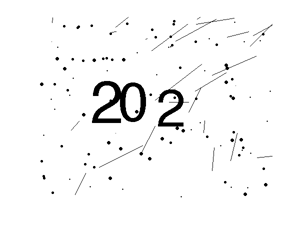
%> input picture sample.png, 301 x 225 px
$ octave --eval "result = splitFunction(imread('sample.png'));"   (GNU Octave 9; MATLAB toolbox functions it lacks are replaced by stand-ins)
%> lines starting %> are read from the running program, lines starting %| are printed output that depends on the picture; in (x1, y1, x2, y2) boxes, pixels count from 0 and x2, y2 are one past the last pixel; in counts of white or black regions, pixels touching at a corner belong together; the program's own positions count from 1
### DenoiseFunction.m
function [outputArg1] = DenoiseFunction(I)
%DENOISEFUNCTION Denoise Image Function
%
    Ibinary= im2bw(I,graythresh(I));
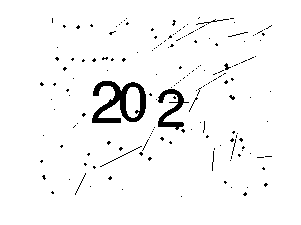
%> Ibinary: size 225x301 logical; 96.5% white; 176 black regions (168 under 20 px), largest, box (x1, y1, x2, y2) and area: (92, 81, 146, 123) 1020, (158, 89, 189, 130) 457, (100, 146, 142, 167) 42
    Ibinaryf = imfilter(Ibinary,fspecial('average',5),'replicate');
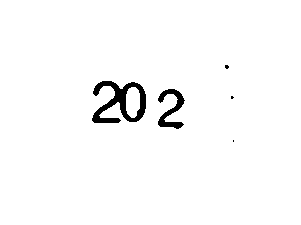
%> Ibinaryf: size 225x301 logical; 97.8% white; 5 black regions (3 under 20 px), largest, box (x1, y1, x2, y2) and area: (92, 81, 146, 123) 1019, (158, 89, 185, 129) 450
    se1 =strel('disk',1);
    IbinaryAfterClosing=imclose(Ibinaryf,se1);
%> IbinaryAfterClosing: size 225x301 logical; 97.8% white; 4 black regions (2 under 20 px), largest, box (x1, y1, x2, y2) and area: (92, 81, 146, 123) 1019, (158, 89, 185, 129) 449
    outputArg1 = IbinaryAfterClosing;
end

### splitFunction.m
function [im1,im2,im3, n_number] = splitFunction(im)

% This function is used to split number from  a image.
% It will generte many  small image in ./SplitLabeledImage
% true_labels = importdata('labels.txt');
% my_labels = zeros(size(true_labels));
% N = size(true_labels,1);
i_p = 0;
%     im = imread(sprintf('labeledImage/labeled_train_%04d.png', k));
    im = DenoiseFunction(im);
    [w,h] = size(im);
%> w = 225; h = 301

    %Find vertical image peak
    vertical_sum = sum(im);
%> vertical_sum = 301 values, max 225 at index 1, min 191 at index 126, mean 220.1
    change_point=[];
    start_index=0;
    for i=1:h
        if vertical_sum(i) == w && i<h && vertical_sum(i+1) <w
            change_point = [change_point,i];
            start_index = i;
        elseif vertical_sum(i) < w &&  i<h &&  vertical_sum(i+1) == w
            if i+1 - start_index >=40
                mid_point = floor((i+1 - start_index)/2)+start_index;
                change_point = [change_point, mid_point];
                change_point = [change_point, mid_point+1];
                start_index = mid_point+1;
            end
            if i+1 - start_index >=10
                change_point = [change_point,i+1];
            else
                 change_point(size(change_point,2))=[];
            end
        end
    end
%> after the loop, change_point = [92 119 120 147 158 186]; mid_point = 119; start_index = 231

    n_number = size(change_point,2)/2;
%> n_number = 3
    if n_number < 3
        disp("We just recognise no more than 3");
    end

    %Find horizontal image peak
    horizontal_change_point=[];
    for i = 1:n_number
        j_im = im(:,change_point(2*(i-1)+1):change_point(2*i));
        gap = change_point(2*i) - change_point(2*(i-1)+1)+1;
        horizontal_sum =sum(j_im,2);
        points = [];
        for m = 1:w
             if horizontal_sum(m) ==gap && m<w && horizontal_sum(m+1) <gap
                 points = [points,m];
             elseif horizontal_sum(m) <gap && m<w && horizontal_sum(m+1) == gap
                 points = [points,m];
             end
        end
        minp = min(points); maxp = max(points);
        points = [minp, maxp];
        horizontal_change_point = [horizontal_change_point,  points];

    end
%> this loop made 3 passes
%> (gap, minp, maxp, horizontal_change_point) on passes 2 to 3: (28, 82, 122, [81 123 82 122]), (29, 89, 129, [81 123 82 122 89 129])
%> (gap, minp, maxp) on pass 1: (28, 81, 123)
     if n_number==3
             for i=1:n_number
                croped_image = im( horizontal_change_point(2*(i-1)+1) : horizontal_change_point(2*i) , change_point(2*(i-1)+1):change_point(2*i));
                resized_image = imresize(croped_image,[50,35]);
                i_p=i_p+1;
                if i_p==1
                    im1 = resized_image;
                elseif i_p==2
                    im2 = resized_image;
                elseif i_p==3
                    im3 = resized_image;
                end
             end
%> this loop made 3 passes
%> `result = splitFunction(imread('sample.png'));`:
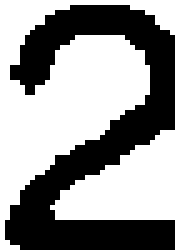
%> result: size 50x35 logical (shown 5 times larger); 58.1% white; 1 black region, box (x1, y1, x2, y2) and area: (1, 1, 35, 50) 734

     else
         for i=1:n_number
                croped_image = im( horizontal_change_point(2*(i-1)+1) : horizontal_change_point(2*i) , change_point(2*(i-1)+1):change_point(2*i));
                resized_image = imresize(croped_image,[50,35]);
                i_p=i_p+1;
                if i_p==1
                    im1 = resized_image;
                elseif i_p==2
                    im2 = resized_image;
                elseif i_p==3
                    im3 = resized_image;
                end
         end
         if n_number==2
             im2=im1;
             im3=im1;
         end
     end


end
